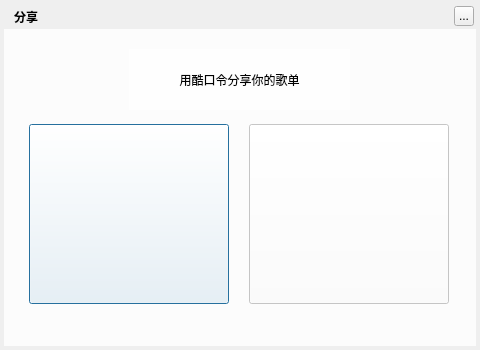
<?xml version="1.0" encoding="UTF-8"?>
<ui version="4.0">
 <class>MusicSongListSharingWidget</class>
 <widget class="QDialog" name="MusicSongListSharingWidget">
  <property name="geometry">
   <rect>
    <x>0</x>
    <y>0</y>
    <width>480</width>
    <height>350</height>
   </rect>
  </property>
  <property name="windowTitle">
   <string>提示框</string>
  </property>
  <property name="styleSheet">
   <string notr="true"/>
  </property>
  <widget class="QLabel" name="background">
   <property name="geometry">
    <rect>
     <x>4</x>
     <y>4</y>
     <width>472</width>
     <height>341</height>
    </rect>
   </property>
   <property name="styleSheet">
    <string notr="true"/>
   </property>
   <property name="text">
    <string/>
   </property>
  </widget>
  <widget class="QLabel" name="topTitleName">
   <property name="geometry">
    <rect>
     <x>14</x>
     <y>4</y>
     <width>301</width>
     <height>25</height>
    </rect>
   </property>
   <property name="styleSheet">
    <string notr="true">color:&quot;#FFFFFF&quot;;font-weight:bold</string>
   </property>
   <property name="text">
    <string>分享</string>
   </property>
  </widget>
  <widget class="QToolButton" name="topTitleCloseButton">
   <property name="geometry">
    <rect>
     <x>454</x>
     <y>6</y>
     <width>20</width>
     <height>20</height>
    </rect>
   </property>
   <property name="text">
    <string>...</string>
   </property>
  </widget>
  <widget class="QWidget" name="backgroundMask" native="true">
   <property name="geometry">
    <rect>
     <x>4</x>
     <y>29</y>
     <width>472</width>
     <height>317</height>
    </rect>
   </property>
   <property name="styleSheet">
    <string notr="true">background:rgba(255,255,255,200)</string>
   </property>
   <widget class="QPushButton" name="outputButton">
    <property name="geometry">
     <rect>
      <x>25</x>
      <y>95</y>
      <width>200</width>
      <height>180</height>
     </rect>
    </property>
    <property name="text">
     <string/>
    </property>
    <property name="iconSize">
     <size>
      <width>198</width>
      <height>178</height>
     </size>
    </property>
   </widget>
   <widget class="QPushButton" name="inputButton">
    <property name="geometry">
     <rect>
      <x>245</x>
      <y>95</y>
      <width>200</width>
      <height>180</height>
     </rect>
    </property>
    <property name="text">
     <string/>
    </property>
    <property name="iconSize">
     <size>
      <width>198</width>
      <height>178</height>
     </size>
    </property>
   </widget>
   <widget class="QLabel" name="label">
    <property name="geometry">
     <rect>
      <x>125</x>
      <y>20</y>
      <width>221</width>
      <height>61</height>
     </rect>
    </property>
    <property name="styleSheet">
     <string notr="true"/>
    </property>
    <property name="text">
     <string>用酷口令分享你的歌单</string>
    </property>
    <property name="alignment">
     <set>Qt::AlignCenter</set>
    </property>
   </widget>
  </widget>
  <zorder>background</zorder>
  <zorder>backgroundMask</zorder>
  <zorder>topTitleName</zorder>
  <zorder>topTitleCloseButton</zorder>
 </widget>
 <resources/>
 <connections/>
</ui>
